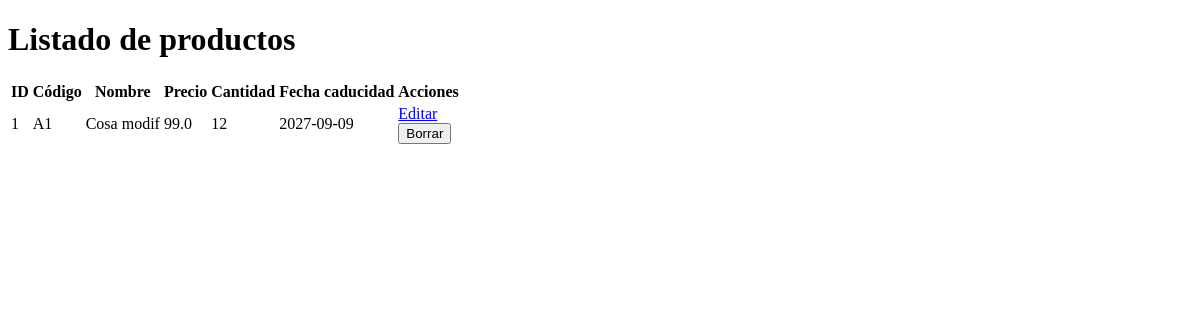
Before: / with the older database file.
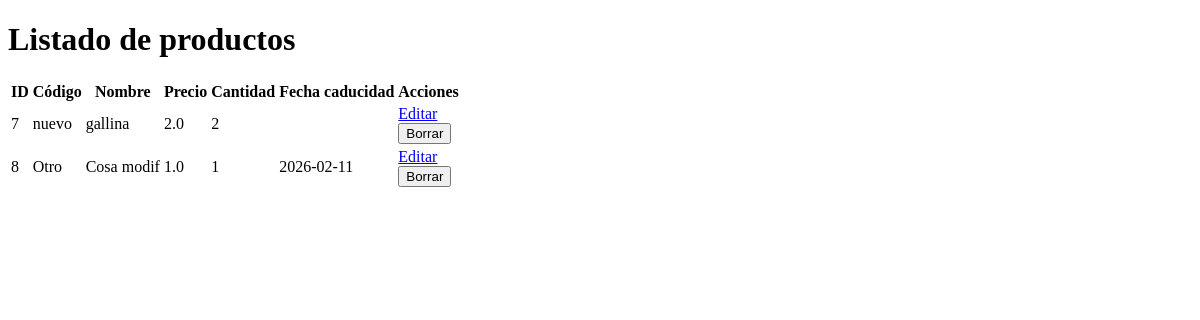
After: the same page with the newer database file.
### tables this page shows
CREATE TABLE producto(
            id integer primary key autoincrement,
            codigo text unique not null,
            nombre text not null,
            precio real not null,
            cantidad integer not null,
            fecha_caducidad text not null
            );

### app.py (the view)
@app.route('/')
def index():
    conn = get_conection()
    productos = conn.execute("select * from producto").fetchall()
    conn.close
    return render_template('index.html', prods=productos)

### app.py (called while the page is built)
def get_conection():
    cnx = sqlite3.connect(BD)
    cnx.row_factory = sqlite3.Row  # Para usar los nombres de columnas
    return cnx

### templates/index.html (shortened to what this page needs)
<!DOCTYPE html>
<html lang="en">
<head>
</head>
<body>
    <h1>Listado de productos</h1>
    <table>
        <tr>
            <th>ID</th>
            <th>Código</th>
            <th>Nombre</th>
            <th>Precio</th>
            <th>Cantidad</th>
            <th>Fecha caducidad</th>
            <th>Acciones</th>
        </tr>
        {%for p in prods %}
        <tr>
            <td>{{p.id}}</td>
            <td>{{p.codigo}}</td>
            <td>{{p.nombre}}</td>
            <td>{{p.precio}}</td>
            <td>{{p.cantidad}}</td>
            <td>{{p.fecha_caducidad}}</td>
            <td>
                <a href="{{url_for('editar',id=p.id)}}">Editar</a>
                <form action="{{url_for('borrar',id=p.id)}}" method="post"
                onsubmit="return confirm('¿Borrar este producto?')">
                    <button type="submit">Borrar</button>
                </form>
            </td>
        </tr>
        {%endfor%}
    </table>
</body>
</html>

Changed rows visible on the page:
removed producto: id "1", codigo "A1", nombre "Cosa modif", precio "99.0", cantidad "12", fecha_caducidad "2027-09-09"
added producto: id "7", codigo "nuevo", nombre "gallina", precio "2.0", cantidad "2"
added producto: id "8", codigo "Otro", nombre "Cosa modif", precio "1.0", cantidad "1", fecha_caducidad "2026-02-11"
